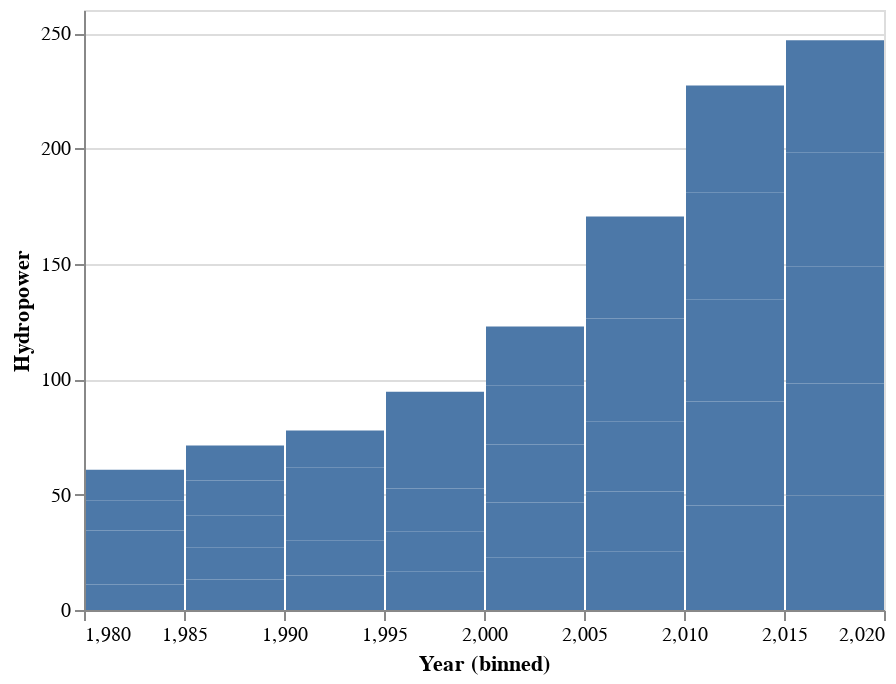

Notebook cell for this chart:
### Code cell
#Hydropower Chart
c = Chart(df2) # make a chart
m = c.mark_bar() # set the mark -- returns a new Chart
e = m.encode(X('Year',bin=True),y='Hydropower') # set the encoding
e.display()

### Figure 1 — Vega-Lite specification as saved in the notebook (floating-point values rounded to 4 significant figures)
{"config": {"view": {"continuousWidth": 400, "continuousHeight": 300}}, "data": {"name": "data-56f18eb51ef9daf6c1305e93df9c8cd1"}, "mark": "bar", "encoding": {"x": {"bin": true, "field": "Year", "type": "quantitative"}, "y": {"field": "Hydropower", "type": "quantitative"}}, "$schema": "https://vega.github.io/schema/vega-lite/v4.17.0.json", "datasets": {"data-56f18eb51ef9daf6c1305e93df9c8cd1": [{"Year": 1980, "Hydropower": 11.0, "Geothermal": 26.7, "Oil": 18.8, "Coal": 0.9, "Peat": null, "Wind": null, "Renewable fuels": null, "Total": 57.4, "Renewables": "65.7%", "Unnamed: 10": null}, {"Year": 1981, "Hydropower": 11.1, "Geothermal": 34.7, "Oil": 18.6, "Coal": 1.5, "Peat": null, "Wind": null, "Renewable fuels": null, "Total": 65.8, "Renewables": "69.5%", "Unnamed: 10": null}, {"Year": 1982, "Hydropower": 12.3, "Geothermal": 36.2, "Oil": 21.2, "Coal": 1.4, "Peat": null, "Wind": null, "Renewable fuels": null, "Total": 71.1, "Renewables": "68.2%", "Unnamed: 10": null}, {"Year": 1983, "Hydropower": 12.9, "Geothermal": 38.4, "Oil": 21.0, "Coal": 2.0, "Peat": null, "Wind": null, "Renewable fuels": null, "Total": 74.3, "Renewables": "69.0%", "Unnamed: 10": null}, {"Year": 1984, "Hydropower": 13.5, "Geothermal": 38.8, "Oil": 22.0, "Coal": 2.8, "Peat": null, "Wind": null, "Renewable fuels": null, "Total": 77.0, "Renewables": "67.9%", "Unnamed: 10": null}, {"Year": 1985, "Hydropower": 13.2, "Geothermal": 39.1, "Oil": 21.8, "Coal": 2.9, "Peat": null, "Wind": null, "Renewable fuels": null, "Total": 77.0, "Renewables": "67.9%", "Unnamed: 10": null}, {"Year": 1986, "Hydropower": 13.8, "Geothermal": 39.4, "Oil": 23.0, "Coal": 3.3, "Peat": null, "Wind": null, "Renewable fuels": null, "Total": 79.6, "Renewables": "66.9%", "Unnamed: 10": null}, {"Year": 1987, "Hydropower": 14.1, "Geothermal": 40.9, "Oil": 25.0, "Coal": 2.6, "Peat": null, "Wind": null, "Renewable fuels": null, "Total": 82.6, "Renewables": "66.6%", "Unnamed: 10": null}, {"Year": 1988, "Hydropower": 15.0, "Geothermal": 42.3, "Oil": 26.1, "Coal": 2.7, "Peat": null, "Wind": null, "Renewable fuels": null, "Total": 86.1, "Renewables": "66.6%", "Unnamed: 10": null}, {"Year": 1989, "Hydropower": 15.2, "Geothermal": 43.7, "Oil": 26.8, "Coal": 2.9, "Peat": null, "Wind": null, "Renewable fuels": null, "Total": 88.5, "Renewables": "66.5%", "Unnamed: 10": null}, {"Year": 1990, "Hydropower": 15.0, "Geothermal": 44.2, "Oil": 26.7, "Coal": 2.7, "Peat": null, "Wind": null, "Renewable fuels": null, "Total": 88.5, "Renewables": "66.8%", "Unnamed: 10": null}, {"Year": 1991, "Hydropower": 15.0, "Geothermal": 45.0, "Oil": 25.3, "Coal": 2.8, "Peat": null, "Wind": null, "Renewable fuels": null, "Total": 88.1, "Renewables": "68.1%", "Unnamed: 10": null}, {"Year": 1992, "Hydropower": 15.5, "Geothermal": 42.6, "Oil": 27.2, "Coal": 2.2, "Peat": null, "Wind": null, "Renewable fuels": null, "Total": 87.5, "Renewables": "66.4%", "Unnamed: 10": null}, {"Year": 1993, "Hydropower": 16.1, "Geothermal": 46.4, "Oil": 28.3, "Coal": 2.3, "Peat": null, "Wind": null, "Renewable fuels": null, "Total": 93.0, "Renewables": "67.1%", "Unnamed: 10": null}, {"Year": 1994, "Hydropower": 16.2, "Geothermal": 45.7, "Oil": 28.1, "Coal": 2.3, "Peat": null, "Wind": null, "Renewable fuels": null, "Total": 92.3, "Renewables": "67.1%", "Unnamed: 10": null}, {"Year": 1995, "Hydropower": 16.8, "Geothermal": 48.3, "Oil": 29.3, "Coal": 2.7, "Peat": null, "Wind": null, "Renewable fuels": null, "Total": 97.1, "Renewables": "67.1%", "Unnamed: 10": null}, {"Year": 1996, "Hydropower": 17.1, "Geothermal": 50.4, "Oil": 30.8, "Coal": 2.6, "Peat": null, "Wind": null, "Renewable fuels": null, "Total": 101.0, "Renewables": "66.9%", "Unnamed: 10": null}, {"Year": 1997, "Hydropower": 18.7, "Geothermal": 51.6, "Oil": 31.9, "Coal": 2.7, "Peat": null, "Wind": null, "Renewable fuels": null, "Total": 105.0, "Renewables": "67.0%", "Unnamed: 10": null}, {"Year": 1998, "Hydropower": 20.2, "Geothermal": 55.7, "Oil": 32.4, "Coal": 2.4, "Peat": null, "Wind": null, "Renewable fuels": null, "Total": 110.7, "Renewables": "68.6%", "Unnamed: 10": null}, {"Year": 1999, "Hydropower": 21.8, "Geothermal": 69.9, "Oil": 33.0, "Coal": 2.9, "Peat": null, "Wind": null, "Renewable fuels": null, "Total": 127.5, "Renewables": "71.9%", "Unnamed: 10": null}, {"Year": 2000, "Hydropower": 22.9, "Geothermal": 73.9, "Oil": 33.0, "Coal": 4.0, "Peat": null, "Wind": null, "Renewable fuels": null, "Total": 133.7, "Renewables": "72.4%", "Unnamed: 10": null}, {"Year": 2001, "Hydropower": 23.7, "Geothermal": 78.6, "Oil": 30.7, "Coal": 4.3, "Peat": null, "Wind": null, "Renewable fuels": null, "Total": 137.3, "Renewables": "74.5%", "Unnamed: 10": null}, {"Year": 2002, "Hydropower": 25.1, "Geothermal": 79.8, "Oil": 32.2, "Coal": 4.3, "Peat": null, "Wind": null, "Renewable fuels": null, "Total": 141.3, "Renewables": "74.2%", "Unnamed: 10": null}, {"Year": 2003, "Hydropower": 25.5, "Geothermal": 80.1, "Oil": 31.8, "Coal": 4.2, "Peat": null, "Wind": null, "Renewable fuels": 0.2, "Total": 141.7, "Renewables": "74.6%", "Unnamed: 10": null}, {"Year": 2004, "Hydropower": 25.7, "Geothermal": 77.5, "Oil": 33.7, "Coal": 4.4, "Peat": null, "Wind": null, "Renewable fuels": 0.2, "Total": 141.5, "Renewables": "73.1%", "Unnamed: 10": null}, {"Year": 2005, "Hydropower": 25.2, "Geothermal": 79.7, "Oil": 32.5, "Coal": 4.2, "Peat": null, "Wind": null, "Renewable fuels": 0.3, "Total": 141.9, "Renewables": "74.1%", "Unnamed: 10": null}, {"Year": 2006, "Hydropower": 26.2, "Geothermal": 107.8, "Oil": 34.4, "Coal": 4.3, "Peat": null, "Wind": null, "Renewable fuels": 0.3, "Total": 173.0, "Renewables": "77.6%", "Unnamed: 10": null}, {"Year": 2007, "Hydropower": 30.2, "Geothermal": 132.7, "Oil": 36.0, "Coal": 4.6, "Peat": null, "Wind": null, "Renewable fuels": 0.3, "Total": 203.8, "Renewables": "80.1%", "Unnamed: 10": null}, {"Year": 2008, "Hydropower": 44.7, "Geothermal": 144.3, "Oil": 33.1, "Coal": 4.0, "Peat": null, "Wind": null, "Renewable fuels": 0.3, "Total": 226.3, "Renewables": "83.6%", "Unnamed: 10": null}, {"Year": 2009, "Hydropower": 44.2, "Geothermal": 157.8, "Oil": 30.8, "Coal": 3.7, "Peat": null, "Wind": null, "Renewable fuels": 0.3, "Total": 236.8, "Renewables": "85.4%", "Unnamed: 10": null}, {"Year": 2010, "Hydropower": 45.3, "Geothermal": 155.2, "Oil": 29.6, "Coal": 3.9, "Peat": null, "Wind": null, "Renewable fuels": 0.2, "Total": 234.3, "Renewables": "85.7%", "Unnamed: 10": null}, {"Year": 2011, "Hydropower": 45.0, "Geothermal": 156.1, "Oil": 29.3, "Coal": 3.9, "Peat": null, "Wind": 3e-09, "Renewable fuels": 0.2, "Total": 234.5, "Renewables": "85.9%", "Unnamed: 10": null}, {"Year": 2012, "Hydropower": 44.4, "Geothermal": 173.0, "Oil": 29.0, "Coal": 4.0, "Peat": null, "Wind": null, "Renewable fuels": 0.5, "Total": 250.9, "Renewables": "86.9%", "Unnamed: 10": null}, {"Year": 2013, "Hydropower": 46.3, "Geothermal": 173.0, "Oil": 30.5, "Coal": 4.6, "Peat": null, "Wind": 2e-05, "Renewable fuels": 0.2, "Total": 254.6, "Renewables": "86.2%", "Unnamed: 10": null}, {"Year": 2014, "Hydropower": 46.3, "Geothermal": 172.7, "Oil": 31.2, "Coal": 3.8, "Peat": null, "Wind": 3e-05, "Renewable fuels": 0.3, "Total": 254.3, "Renewables": "86.2%", "Unnamed: 10": null}, {"Year": 2015, "Hydropower": 49.6, "Geothermal": 156.2, "Oil": 34.1, "Coal": 4.2, "Peat": null, "Wind": 4e-05, "Renewable fuels": 0.7, "Total": 244.6, "Renewables": "84.4%", "Unnamed: 10": null}, {"Year": 2016, "Hydropower": 48.5, "Geothermal": 149.2, "Oil": 37.9, "Coal": 4.3, "Peat": null, "Wind": 0.03, "Renewable fuels": 0.7, "Total": 240.6, "Renewables": "82.5%", "Unnamed: 10": null}, {"Year": 2017, "Hydropower": 50.6, "Geothermal": 154.6, "Oil": 41.8, "Coal": 4.5, "Peat": null, "Wind": 0.03, "Renewable fuels": 0.8, "Total": 252.3, "Renewables": "81.6%", "Unnamed: 10": null}, {"Year": 2018, "Hydropower": 49.7, "Geothermal": 175.6, "Oil": 44.5, "Coal": 4.8, "Peat": null, "Wind": 0.01, "Renewable fuels": 0.9, "Total": 275.5, "Renewables": "82.1%", "Unnamed: 10": null}, {"Year": 2019, "Hydropower": 48.5, "Geothermal": 174.5, "Oil": 38.6, "Coal": 4.7, "Peat": null, "Wind": 0.03, "Renewable fuels": 0.9, "Total": 267.2, "Renewables": "83.8%", "Unnamed: 10": null}]}}
